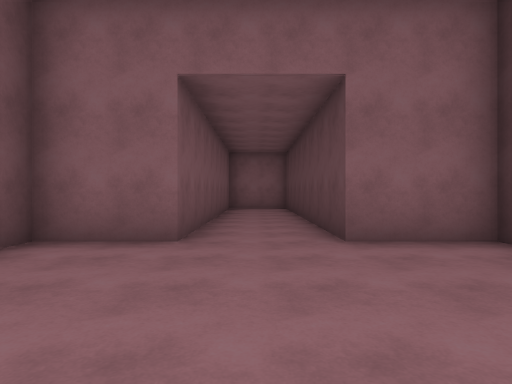
View 1 (above)

12 first-person views from a walk through a scene from a Unity 3-D project. The camera is 1.3 m above the floor, looks level and sees 75° across. The floor is counted in squares, 2 m on a side. Each view is taken from the middle of a square. On the plan, view 1 faces up. The plan holds only what a view shows up to about 10 squares ahead; the rest is blank. The place goes on beyond the plan. The player is left out.

View 2
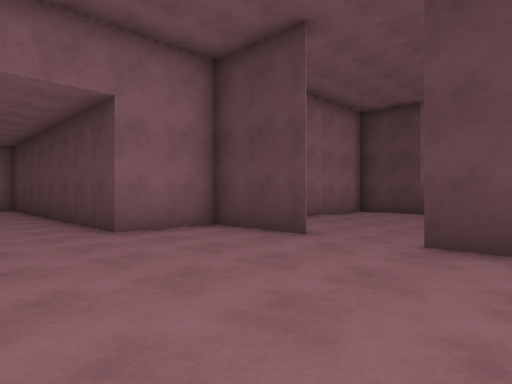

View 3
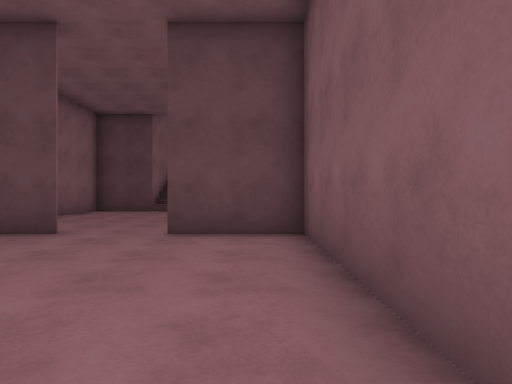

View 4
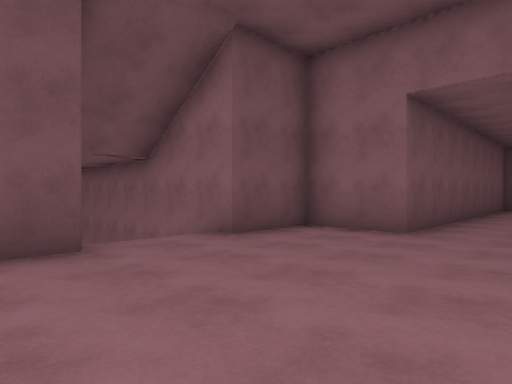

View 5
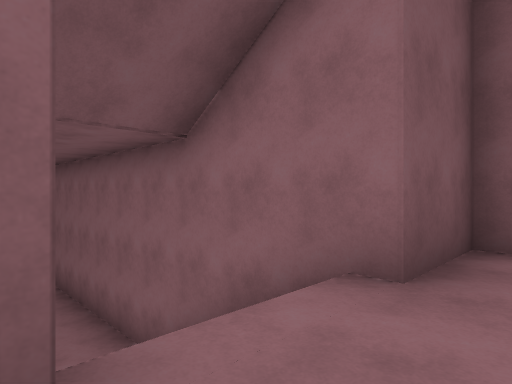

View 6
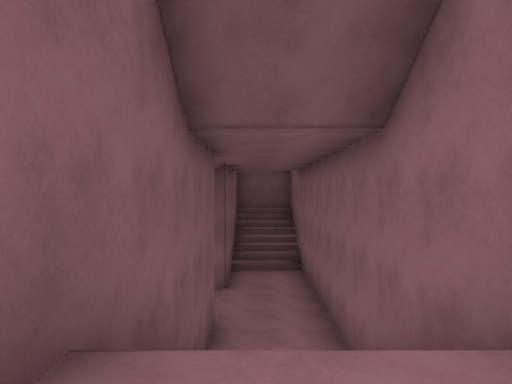

View 7
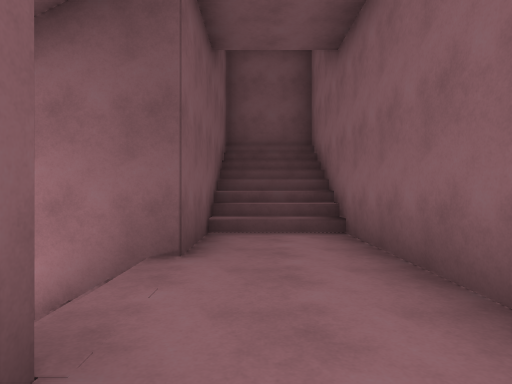

View 8
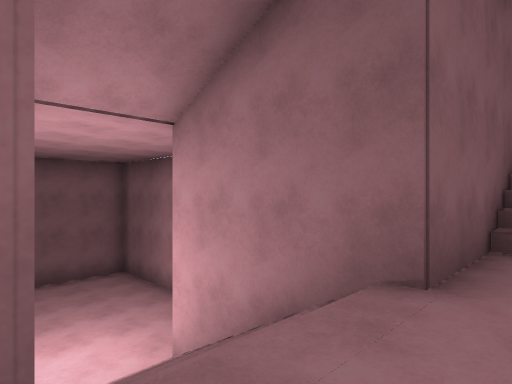

View 9
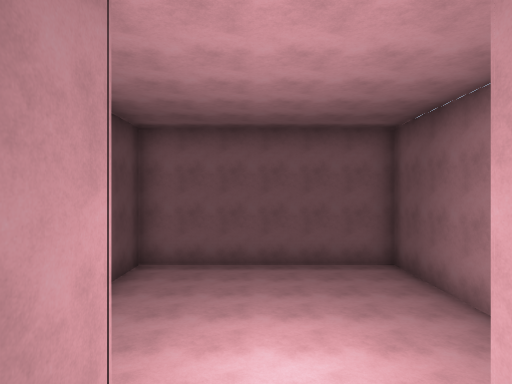

View 10
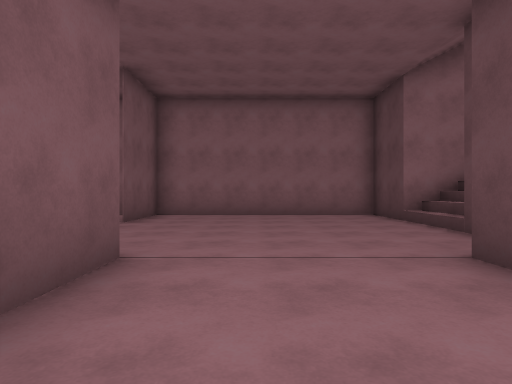

View 11
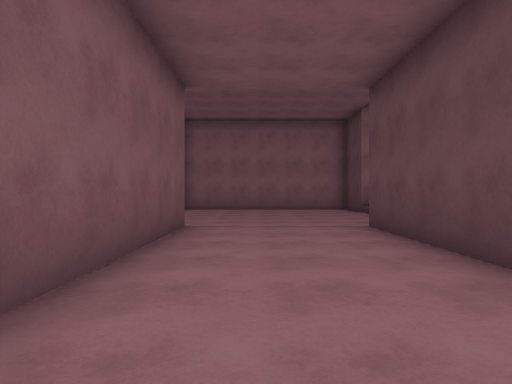

View 12
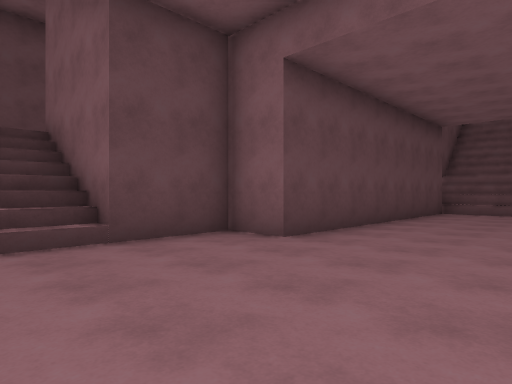

### Floor plan
Key: @ floor where view 1 was taken; # wall or solid block; . main floor; - floor 3.5 m lower than the main floor; _ floor 7 m lower than the main floor; / step, stairs or slope; = window, fence, low wall or low ledge.
Columns run from 13 left of view 1 to 15 right of it. Each row starts with its distance up from view 1.
 11             # .#
 10             #..#
  9             #..#
  8             #..#
  7             #..#
  6             #..#
  5           ###..#########
  4           #.....#......#
  3 ###########.....#......##
  2 /------   .............//
  1 /------   .............///  #
  0 ###//######..@..#......###  #
 -1   #//#     .....#......#
 -2   #//#      ######....##
 -3   #/ #           #....#
 -4   ____           #....#
 -5  ______          #....#
 -6 #______          #....#
 -7 #______           ....#
 -8 #______#           ...#
 -9 ########            ==#
-10                     ##

Where each view was taken, in squares from view 1:
view 1: 0 up, 0 right, facing up
view 2: 1 down, 1 left, facing up-right
view 3: 1 down, 2 left, facing right
view 4: 1 down, 1 right, facing up-left
view 5: 0 up, 2 left, facing up-left
view 6: 1 up, 2 left, facing left
view 7: 1 up, 7 left, facing left
view 8: 1 up, 8 left, facing down-left
view 9: 1 down, 9 left, facing down
view 10: 5 down, 6 right, facing up
view 11: 8 down, 6 right, facing up
view 12: 2 up, 5 right, facing down-right
